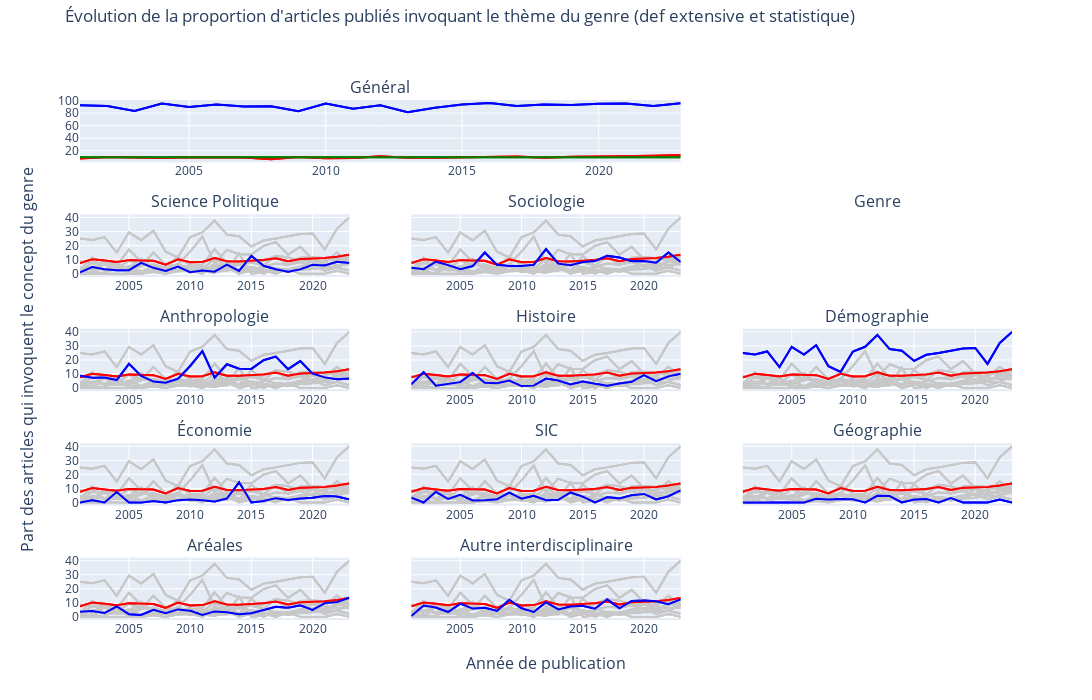

The notebook cell saved with this chart:
### Code cell
fig.update_layout(showlegend = False)
